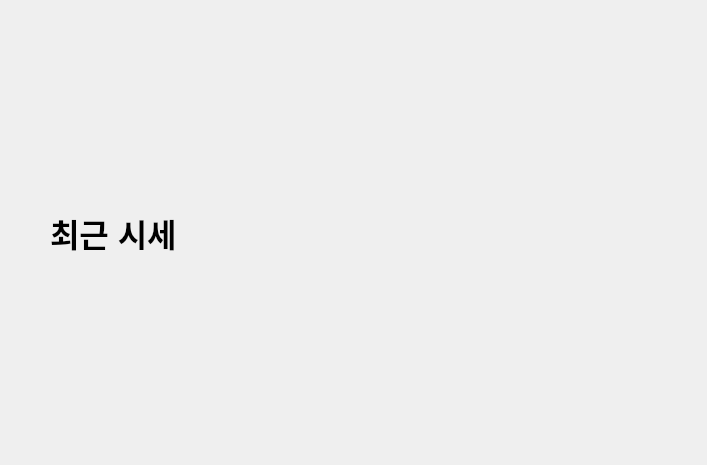
<?xml version="1.0" encoding="UTF-8"?>
<ui version="4.0">
 <class>DetailDialog</class>
 <widget class="QDialog" name="DetailDialog">
  <property name="geometry">
   <rect>
    <x>0</x>
    <y>0</y>
    <width>707</width>
    <height>465</height>
   </rect>
  </property>
  <property name="windowTitle">
   <string>Form</string>
  </property>
  <layout class="QVBoxLayout" name="verticalLayout">
   <property name="leftMargin">
    <number>50</number>
   </property>
   <property name="topMargin">
    <number>30</number>
   </property>
   <property name="rightMargin">
    <number>50</number>
   </property>
   <property name="bottomMargin">
    <number>30</number>
   </property>
   <item>
    <widget class="QLabel" name="label_title">
     <property name="font">
      <font>
       <pointsize>24</pointsize>
       <bold>true</bold>
      </font>
     </property>
     <property name="text">
      <string>최근 시세</string>
     </property>
    </widget>
   </item>
  </layout>
 </widget>
 <resources/>
 <connections/>
</ui>
